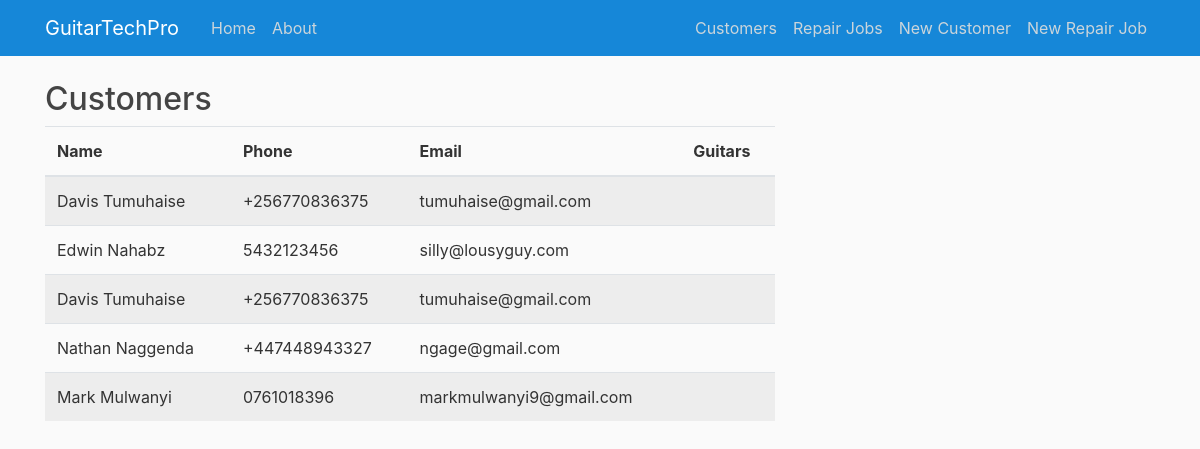
Before: /customers/view with the older database file.
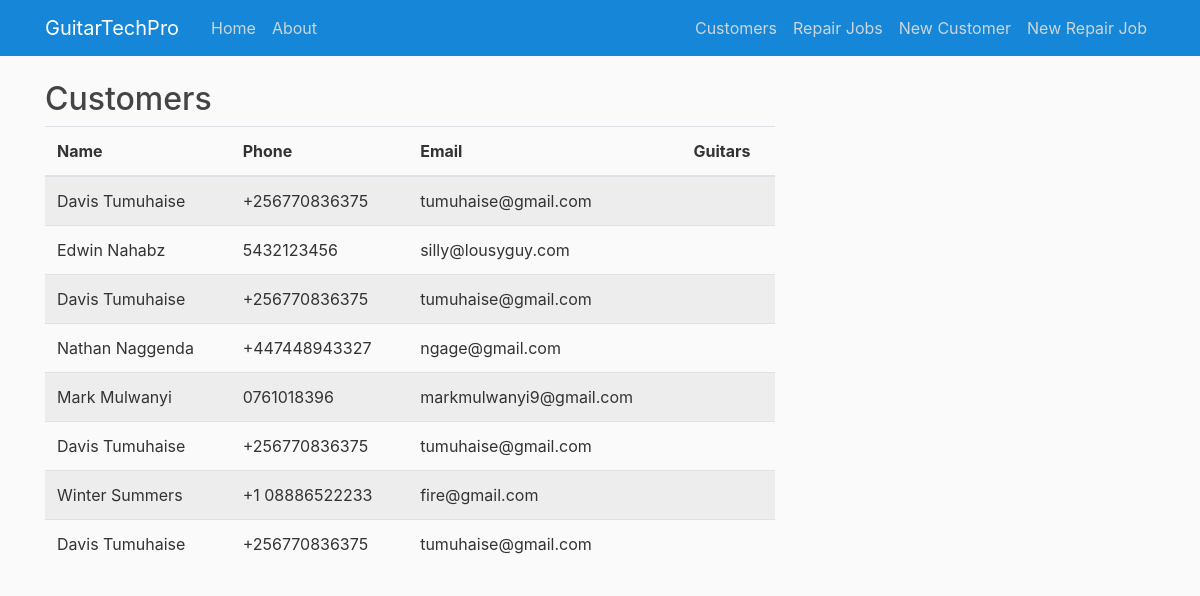
After: the same page with the newer database file.
### app/models.py (models this page shows, shortened)
class Customer(db.Model):
    id = db.Column(db.Integer, primary_key=True)
    firstname = db.Column(db.String(50), nullable=False)
    lastname = db.Column(db.String(50), nullable=False)
    phone = db.Column(db.String(20), nullable=False)
    email = db.Column(db.String(120), nullable=True)
    guitars = db.relationship('Guitar', backref='customer', lazy=True)

### app/routes.py (the view)
@app.route('/customers/view', methods=['GET', 'POST'])
def view_customers():
    customers = Customer.query.all()
    return render_template('view_customers.html', customers=customers)

### app/templates/view_customers.html (shortened to what this page needs)
{% extends 'base.html' %}
{% block content %}
<div class="table-responsive">
    <h2>Customers</h2>
    <table class="table table-striped">
        <thead>
            <tr>
                <th>Name</th>
                <th>Phone</th>
                <th>Email</th>
                <th>Guitars</th>
            </tr>
        </thead>
        <tbody>
            {% for customer in customers %}
            <tr>
                <td>{{ customer.firstname }} {{ customer.lastname }}</td>
                <td>{{ customer.phone }}</td>
                <td>{{ customer.email }}</td>
                <td></td>
            </tr>
            {% endfor %}
        </tbody>
    </table>
</div>
{% endblock content %}

### app/templates/base.html (shortened to what this page needs)
<!DOCTYPE html>
<html>
<head>
  <link rel="stylesheet" href="https://cdn.jsdelivr.net/npm/bootstrap@4.1.3/dist/css/bootstrap.min.css">
  <link rel="stylesheet" type="text/css" href="{{ url_for('static', filename='main.css') }}">
</head>
<body>
  <header class="site-header">
  <nav class="navbar navbar-expand-md navbar-dark bg-steel fixed-top">
    <div class="container">
      <a class="navbar-brand mr-4" href="/">GuitarTechPro </a>
      <div class="collapse navbar-collapse" id="navbarToggle">
        <div class="navbar-nav mr-auto">
          <a class="nav-item nav-link" href="{{ url_for('index') }}">Home</a>
          <a class="nav-item nav-link" href="{{ url_for('about') }}">About</a>
        </div>
          <div class="navbar-nav">
            <a class="nav-item nav-link" href="{{ url_for('view_customers') }}">Customers</a>
            <a class="nav-item nav-link" href="{{ url_for('view_guitars') }}">Repair Jobs</a>
            <a class="nav-item nav-link" href="{{ url_for('add_customer') }}">New Customer</a>
            <a class="nav-item nav-link" href="{{ url_for('add_guitar') }}">New Repair Job</a>
          </div>
      </div>
    </div>
  </nav>
  </header>
  <main role="main" class="container">
    <div class="row">
      <div class="col-md-8">
        {% block content %}{% endblock %}
      </div>
  </main>
  </body>
</html>

### app/static/main.css (style rules this page uses)
body { background: #fafafa; color: #333333; margin-top: 5rem; }
h1, h2, h3, h4, h5, h6 { color: #444444; }
.bg-steel { background-color: #1687d8; }
.site-header .navbar-nav .nav-link { color: #cbd5db; }

Changed rows visible on the page:
added Customer: firstname "Davis", lastname "Tumuhaise", phone "+256770836375", email "tumuhaise@gmail.com"
added Customer: firstname "Winter", lastname "Summers", phone "+1 08886522233", email "fire@gmail.com"
added Customer: firstname "Davis", lastname "Tumuhaise", phone "+256770836375", email "tumuhaise@gmail.com"
